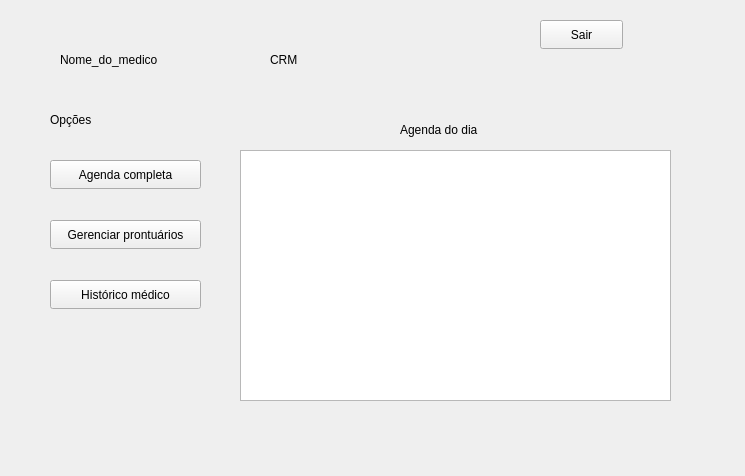
<?xml version="1.0" encoding="UTF-8"?>
<ui version="4.0">
 <class>TelaInicialMedico</class>
 <widget class="QWidget" name="TelaInicialMedico">
  <property name="geometry">
   <rect>
    <x>0</x>
    <y>0</y>
    <width>745</width>
    <height>476</height>
   </rect>
  </property>
  <property name="windowTitle">
   <string>Form</string>
  </property>
  <widget class="QLabel" name="labelNome">
   <property name="geometry">
    <rect>
     <x>60</x>
     <y>50</y>
     <width>201</width>
     <height>20</height>
    </rect>
   </property>
   <property name="text">
    <string>Nome_do_medico</string>
   </property>
  </widget>
  <widget class="QLabel" name="labelOpcoes">
   <property name="geometry">
    <rect>
     <x>50</x>
     <y>110</y>
     <width>63</width>
     <height>20</height>
    </rect>
   </property>
   <property name="text">
    <string>Opções</string>
   </property>
  </widget>
  <widget class="QPushButton" name="pushButtonAgenda">
   <property name="geometry">
    <rect>
     <x>50</x>
     <y>160</y>
     <width>151</width>
     <height>29</height>
    </rect>
   </property>
   <property name="text">
    <string>Agenda completa</string>
   </property>
  </widget>
  <widget class="QTableView" name="tableView">
   <property name="geometry">
    <rect>
     <x>240</x>
     <y>150</y>
     <width>431</width>
     <height>251</height>
    </rect>
   </property>
  </widget>
  <widget class="QLabel" name="labelAgenda">
   <property name="geometry">
    <rect>
     <x>400</x>
     <y>120</y>
     <width>121</width>
     <height>20</height>
    </rect>
   </property>
   <property name="text">
    <string>Agenda do dia</string>
   </property>
  </widget>
  <widget class="QPushButton" name="pushButtonProntuario">
   <property name="geometry">
    <rect>
     <x>50</x>
     <y>220</y>
     <width>151</width>
     <height>29</height>
    </rect>
   </property>
   <property name="text">
    <string>Gerenciar prontuários</string>
   </property>
  </widget>
  <widget class="QPushButton" name="pushButtonHistorico">
   <property name="geometry">
    <rect>
     <x>50</x>
     <y>280</y>
     <width>151</width>
     <height>29</height>
    </rect>
   </property>
   <property name="text">
    <string>Histórico médico</string>
   </property>
  </widget>
  <widget class="QLabel" name="labelCRM">
   <property name="geometry">
    <rect>
     <x>270</x>
     <y>50</y>
     <width>191</width>
     <height>20</height>
    </rect>
   </property>
   <property name="text">
    <string>CRM</string>
   </property>
  </widget>
  <widget class="QPushButton" name="pushButtonSair">
   <property name="geometry">
    <rect>
     <x>540</x>
     <y>20</y>
     <width>83</width>
     <height>29</height>
    </rect>
   </property>
   <property name="text">
    <string>Sair</string>
   </property>
  </widget>
 </widget>
 <resources/>
 <connections/>
</ui>
